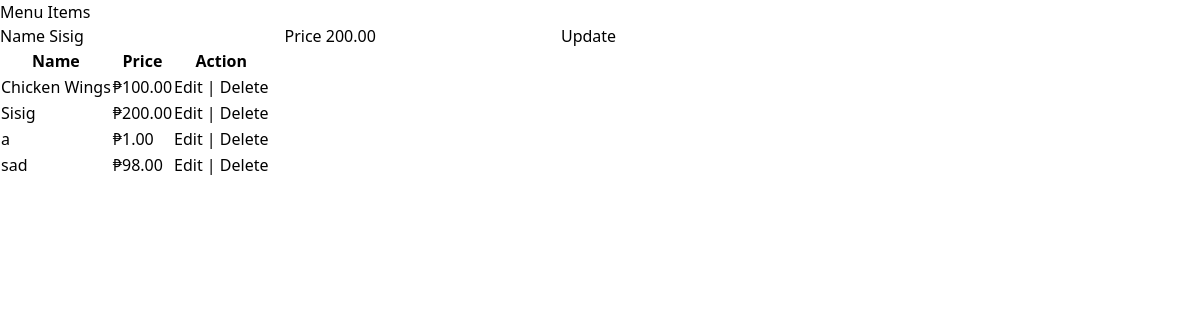
The page /edit-menu-item/2/ on the database as committed earlier.
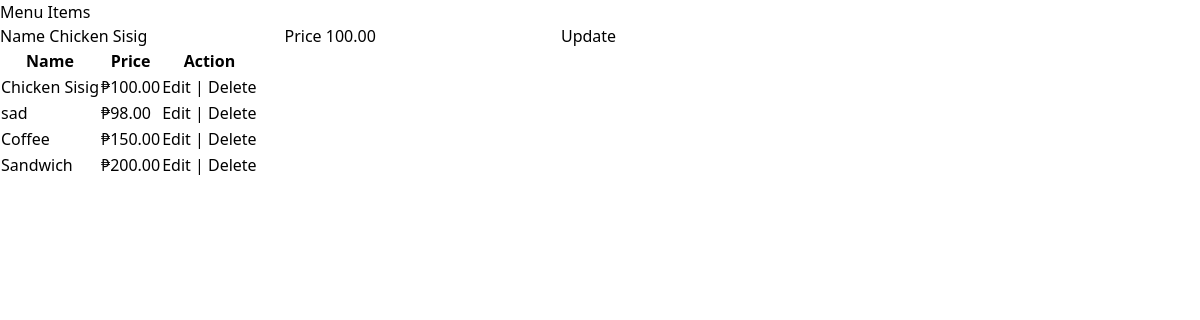
The same page on the database as committed later.
### sales_list/models.py (models this page shows, shortened)
class MenuItem(models.Model):
    name = models.CharField(max_length=255)
    price = models.DecimalField(max_digits=10, decimal_places=2)

### sales_list/views.py (the view, shortened to what this page needs)
# urls.py: path('edit-menu-item/<int:id>/' ,sales.editMenuItem, name='edit_menu_item'),
def editMenuItem(request, id):
    item = MenuItem.objects.get(pk=id)  # Fetch the item to be edited
    all_items = MenuItem.objects.all()  # Fetch all items for the list
    context = {
        'item_to_edit': item,
        'all_items': all_items,
    }
    return render(request, 'menulist.html', context)

### sales_list/templates/menulist.html (shortened to what this page needs)
{% extends 'base.html' %}
{% block content %}
<div>
    <h2>Menu Items</h2>
    <form method="POST">
        {% if item_to_edit %}
            <label for="name">Name</label>
            <input type="text" name="name" value="{{ item_to_edit.name }}">
            <label for="price">Price</label>
            <input type="number" name="price" value="{{ item_to_edit.price }}">
            <button type="submit" class="btn btn-primary">Update</button>
        {% else %}
            <label for="name">Name</label>
            <input type="text" name="name">
            <label for="price">Price</label>
            <input type="number" name="price">
            <button type="submit" class="btn btn-primary">Save</button>
        {% endif %}
    </form>
    <form method="POST">
        <table class="table-auto">
            <thead>
                <tr>
                    <th>Name</th>
                    <th>Price</th>
                    <th>Action</th>
                </tr>
                </thead>
                <tbody>
                    {% for item in all_items %}
                        <tr>
                            <td>{{ item.name }}</td>
                            <td>₱{{ item.price }}</td>
                            <td>
                                <a href= "{% url 'edit_menu_item' item.id %}">Edit</a> |
                                <a href= "{% url 'delete_menu_item' item.id %}">Delete</a>
                            </td>
                        </tr>
                    {% endfor %}
                </tbody>
        </table>
    </form>
</div>
{% endblock %}

Rows that differ between the two databases and show on the page:
removed MenuItem: name "Chicken Wings", price "100.00"
removed MenuItem: name "a", price "1.00"
changed MenuItem: name "Sisig" → "Chicken Sisig"; price "200.00" → "100.00"
added MenuItem: name "Coffee", price "150.00"
added MenuItem: name "Sandwich", price "200.00"
